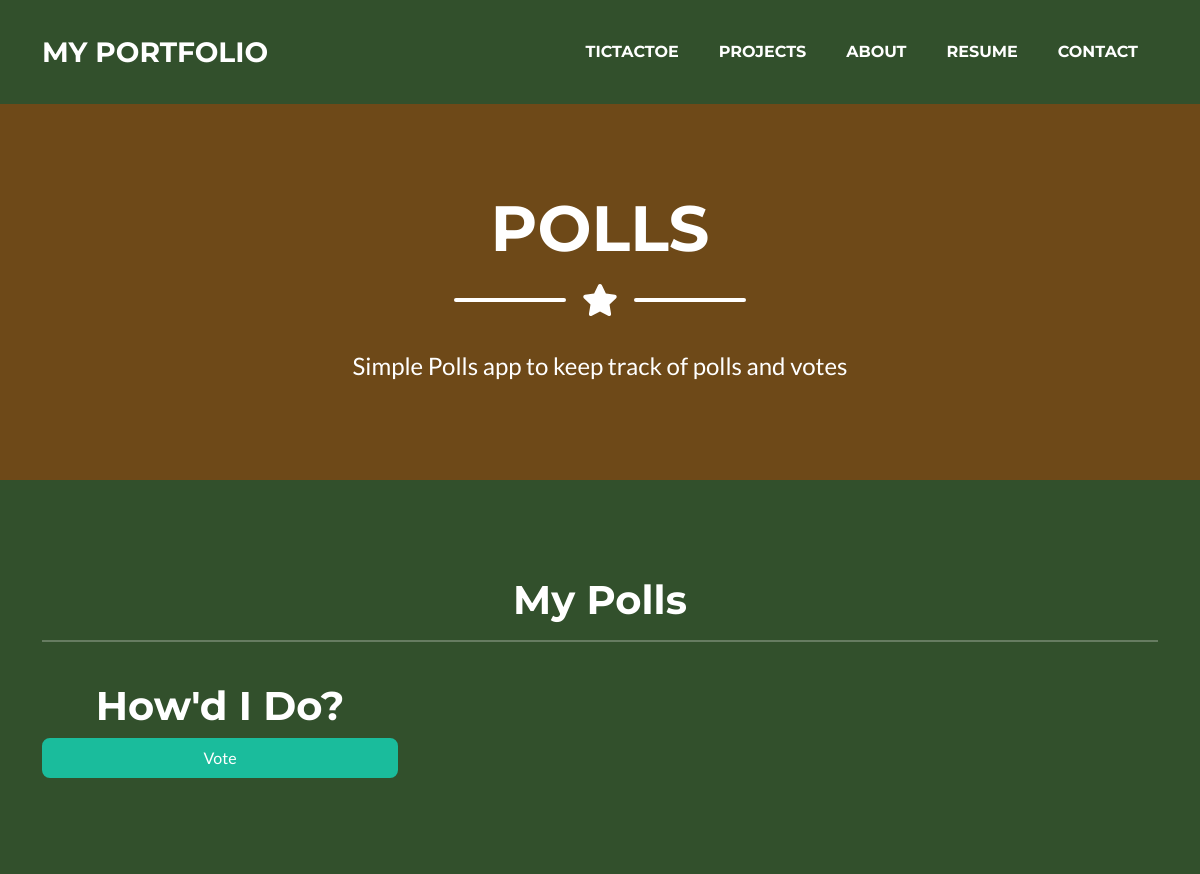
The page /polls/ on the database as committed earlier.
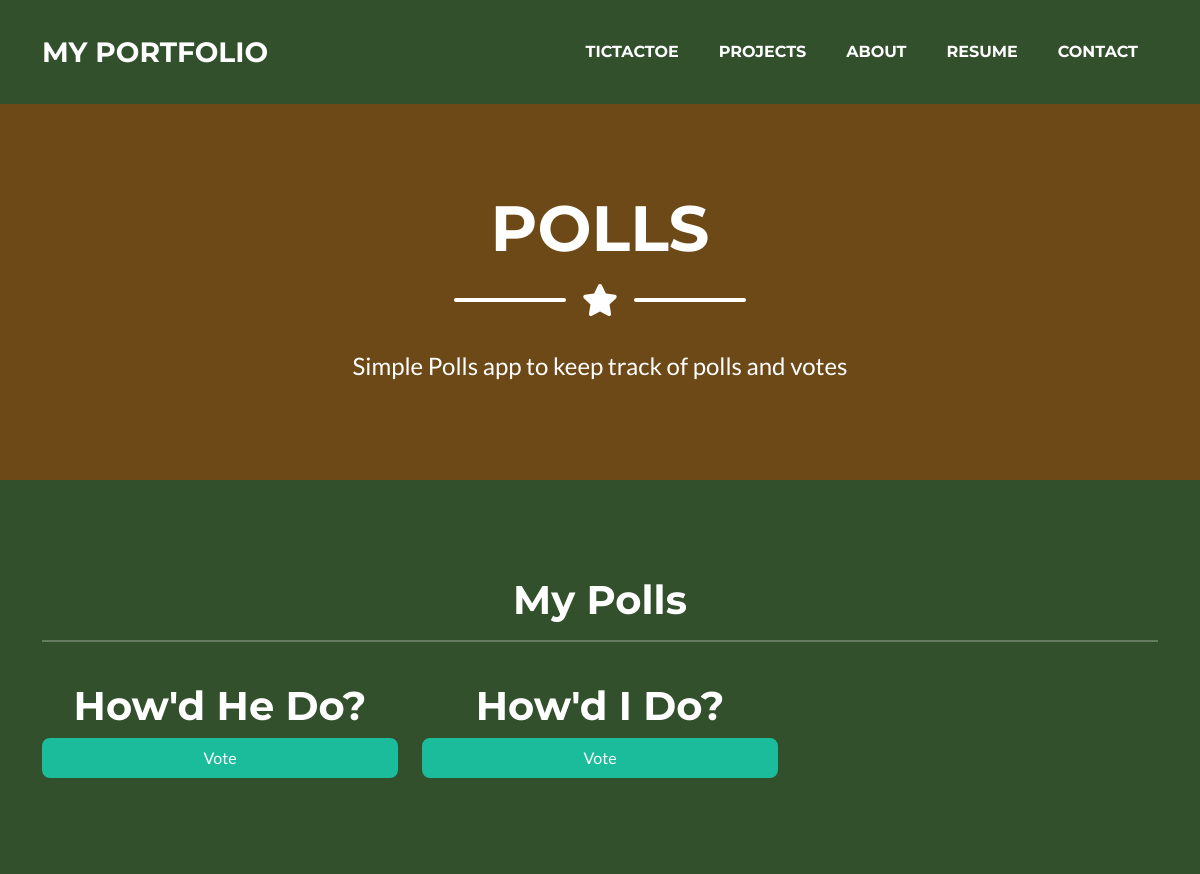
The same page on the database as committed later.
### polls/models.py (models this page shows, shortened)
class Question(models.Model):
    question_text = models.CharField(max_length=200)
    pub_date = models.DateTimeField('date published')

### polls/views.py (the view)
# urls.py: path('', views.IndexView.as_view(), name='index'),
class IndexView(generic.ListView):
    template_name = 'polls/index.html'
    context_object_name = 'latest_question_list'
    def get_queryset(self):
        return Question.objects.filter(pub_date__lte=timezone.now()).order_by('-pub_date')[:5]

### polls/templates/polls/index.html
{% extends 'base.html' %}
{% block content %}
<header class="masthead bg-primary text-white text-center">
    <div class="container d-flex align-items-center flex-column">
        <h1 class="masthead-heading text-uppercase mb-0">Polls</h1>
        <div class="divider-custom divider-light">
            <div class="divider-custom-line"></div>
            <div class="divider-custom-icon"><i class="fas fa-star"></i></div>
            <div class="divider-custom-line"></div>
        </div>
        <p class="masthead-subheading font-weight-light mb-0">Simple Polls app to keep track of polls and votes</p>
    </div>
</header>
<section class="page-section bg-secondary text-white text-center" id="polls">
    <div class="container">
        <div class="row">
            <div class="col-md-12">
                <h1>My Polls</h1>
                <hr />
                <br />
            </div>
        </div>
        <div class="row">
            {% if latest_question_list %}
            {% for question in latest_question_list %}
            <div class="col-md-4">
                <h1>{{ question.question_text }}</h1>
                <a href="{% url 'polls:detail' question.id %}"><button class="btn btn-primary">Vote</button></a>
            </div>
            {% endfor %}
            {% else %}
            <div class="col-md-12">
                <p>No polls are available.</p>
            </div>
            {% endif %}
        </div>
    </div>
</section>
{% endblock %}

Rows that differ between the two databases and show on the page:
added Question: question_text "How'd He Do?"
